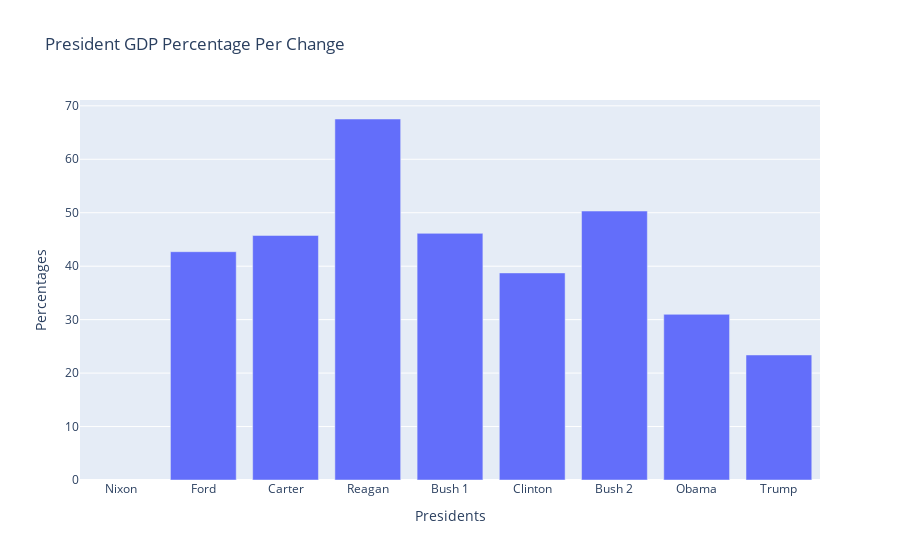

This figure's notebook cell:
### Code cell
fig = go.Figure(data=go.Bar(x=df['president'], y=df['GDP PerChange']))
fig.update_layout(
    title='President GDP Percentage Per Change',
    xaxis_title='Presidents',
    yaxis_title='Percentages')
fig.show()

### Figure 1 — Plotly figure (JSON) as saved in the notebook; plotly's stock layout.template omitted (floating-point values rounded to 4 significant figures)
{"data": [{"type": "bar", "x": ["Nixon", "Ford", "Carter", "Reagan", "Bush 1", "Clinton", "Bush 2", "Obama", "Trump"], "y": [null, 42.71, 45.75, 67.54, 46.14, 38.74, 50.31, 30.99, 23.39]}], "layout": {"autosize": true, "title": {"text": "President GDP Percentage Per Change"}, "xaxis": {"autorange": true, "range": [-0.5, 8.5], "title": {"text": "Presidents"}, "type": "category"}, "yaxis": {"autorange": true, "range": [0, 71.09], "title": {"text": "Percentages"}, "type": "linear"}}}
